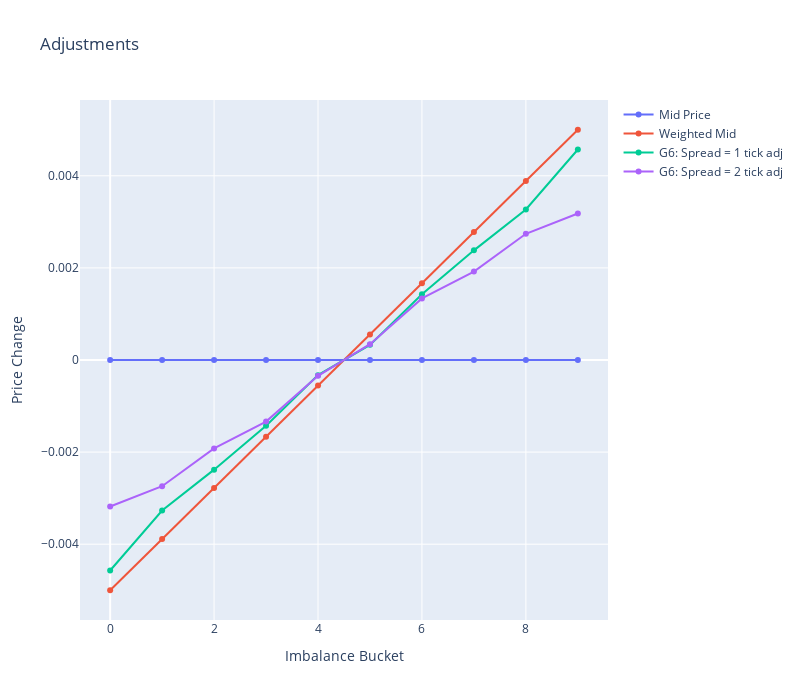

The code cell stored with this chart in its notebook:
### Code cell
imb = [x for x in range(n_imbalance)]
mid_price = np.linspace(-0.005, 0.005, n_imbalance)*0
weighted_mid = np.linspace(-0.005, 0.005, n_imbalance)
G6_spread_1 = G6[:n_imbalance]
G6_spread_2 = G6[n_imbalance:]

fig = go.Figure()
fig.add_trace(go.Scatter(x=imb, y=mid_price, name='Mid Price'))
fig.add_trace(go.Scatter(x=imb, y=weighted_mid, name='Weighted Mid'))
fig.add_trace(go.Scatter(x=imb, y=G6_spread_1, name='G6: Spread = 1 tick adj'))
fig.add_trace(go.Scatter(x=imb, y=G6_spread_2, name='G6: Spread = 2 tick adj'))
fig.update_layout(title='Adjustments', xaxis_title='Imbalance Bucket', yaxis_title='Price Change', height=700, width=800)
fig.show()

### Figure 1 — Plotly figure (JSON) as saved in the notebook; plotly's stock layout.template omitted (floating-point values rounded to 4 significant figures)
{"data": [{"name": "Mid Price", "type": "scatter", "x": [0, 1, 2, 3, 4, 5, 6, 7, 8, 9], "y": [0, 0, 0, 0, 0, 0, 0, 0, 0, 0]}, {"name": "Weighted Mid", "type": "scatter", "x": [0, 1, 2, 3, 4, 5, 6, 7, 8, 9], "y": [-0.005, -0.003889, -0.002778, -0.001667, -0.0005556, 0.0005556, 0.001667, 0.002778, 0.003889, 0.005]}, {"name": "G6: Spread = 1 tick adj", "type": "scatter", "x": [0, 1, 2, 3, 4, 5, 6, 7, 8, 9], "y": [-0.004571, -0.003268, -0.002381, -0.001426, -0.0003289, 0.0003289, 0.001426, 0.002381, 0.003268, 0.004571]}, {"name": "G6: Spread = 2 tick adj", "type": "scatter", "x": [0, 1, 2, 3, 4, 5, 6, 7, 8, 9], "y": [-0.00318, -0.00274, -0.00192, -0.001338, -0.0003439, 0.0003439, 0.001338, 0.00192, 0.00274, 0.00318]}], "layout": {"height": 700, "title": {"text": "Adjustments"}, "width": 800, "xaxis": {"title": {"text": "Imbalance Bucket"}}, "yaxis": {"title": {"text": "Price Change"}}}}
